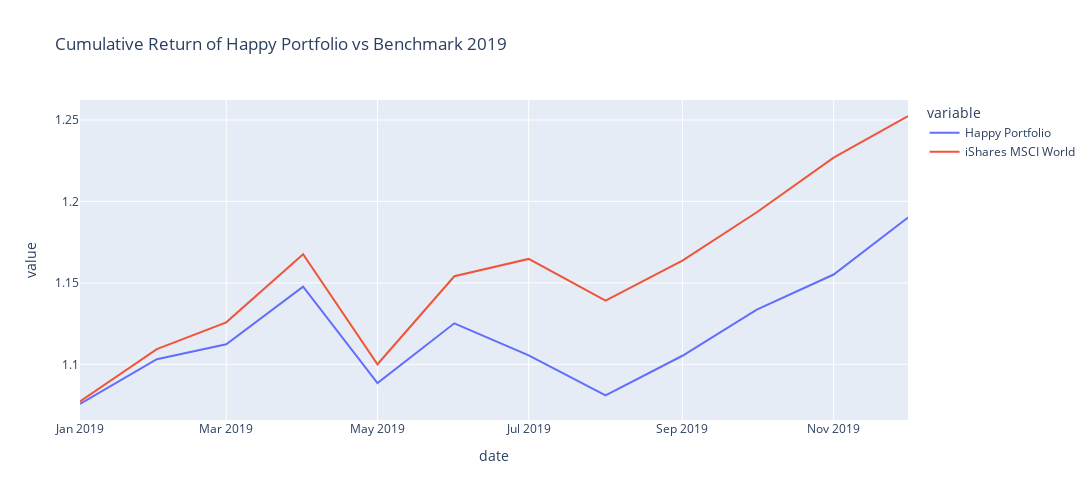

Notebook source saved alongside this figure:
### Code cell
# Plot 2019 vs benchmark

fig = px.line(
    cum_portfolio_2019,
    title="Cumulative Return of Happy Portfolio vs Benchmark 2019",
    height=500,
    width=1200
)
fig.show()

### Figure 1 — Plotly figure (JSON) as saved in the notebook; plotly's stock layout.template omitted (floating-point values rounded to 4 significant figures)
{"data": [{"hovertemplate": "variable=Happy Portfolio<br>date=%{x}<br>value=%{y}<extra></extra>", "legendgroup": "Happy Portfolio", "line": {"color": "#636efa", "dash": "solid"}, "marker": {"symbol": "circle"}, "mode": "lines", "name": "Happy Portfolio", "orientation": "v", "showlegend": true, "type": "scatter", "x": ["2019-01-01", "2019-02-01", "2019-03-01", "2019-04-01", "2019-05-01", "2019-06-01", "2019-07-01", "2019-08-01", "2019-09-01", "2019-10-01", "2019-11-01", "2019-12-01"], "xaxis": "x", "y": [1.076, 1.103, 1.112, 1.148, 1.089, 1.125, 1.106, 1.081, 1.105, 1.134, 1.155, 1.19], "yaxis": "y"}, {"hovertemplate": "variable=iShares MSCI World<br>date=%{x}<br>value=%{y}<extra></extra>", "legendgroup": "iShares MSCI World", "line": {"color": "#EF553B", "dash": "solid"}, "marker": {"symbol": "circle"}, "mode": "lines", "name": "iShares MSCI World", "orientation": "v", "showlegend": true, "type": "scatter", "x": ["2019-01-01", "2019-02-01", "2019-03-01", "2019-04-01", "2019-05-01", "2019-06-01", "2019-07-01", "2019-08-01", "2019-09-01", "2019-10-01", "2019-11-01", "2019-12-01"], "xaxis": "x", "y": [1.077, 1.109, 1.126, 1.168, 1.1, 1.154, 1.165, 1.139, 1.164, 1.193, 1.227, 1.252], "yaxis": "y"}], "layout": {"height": 500, "legend": {"title": {"text": "variable"}, "tracegroupgap": 0}, "title": {"text": "Cumulative Return of Happy Portfolio vs Benchmark 2019"}, "width": 1200, "xaxis": {"anchor": "y", "autorange": true, "domain": [0, 1], "range": ["2019-01-01", "2019-12-01"], "title": {"text": "date"}, "type": "date"}, "yaxis": {"anchor": "x", "autorange": true, "domain": [0, 1], "range": [1.066, 1.262], "title": {"text": "value"}, "type": "linear"}}}
